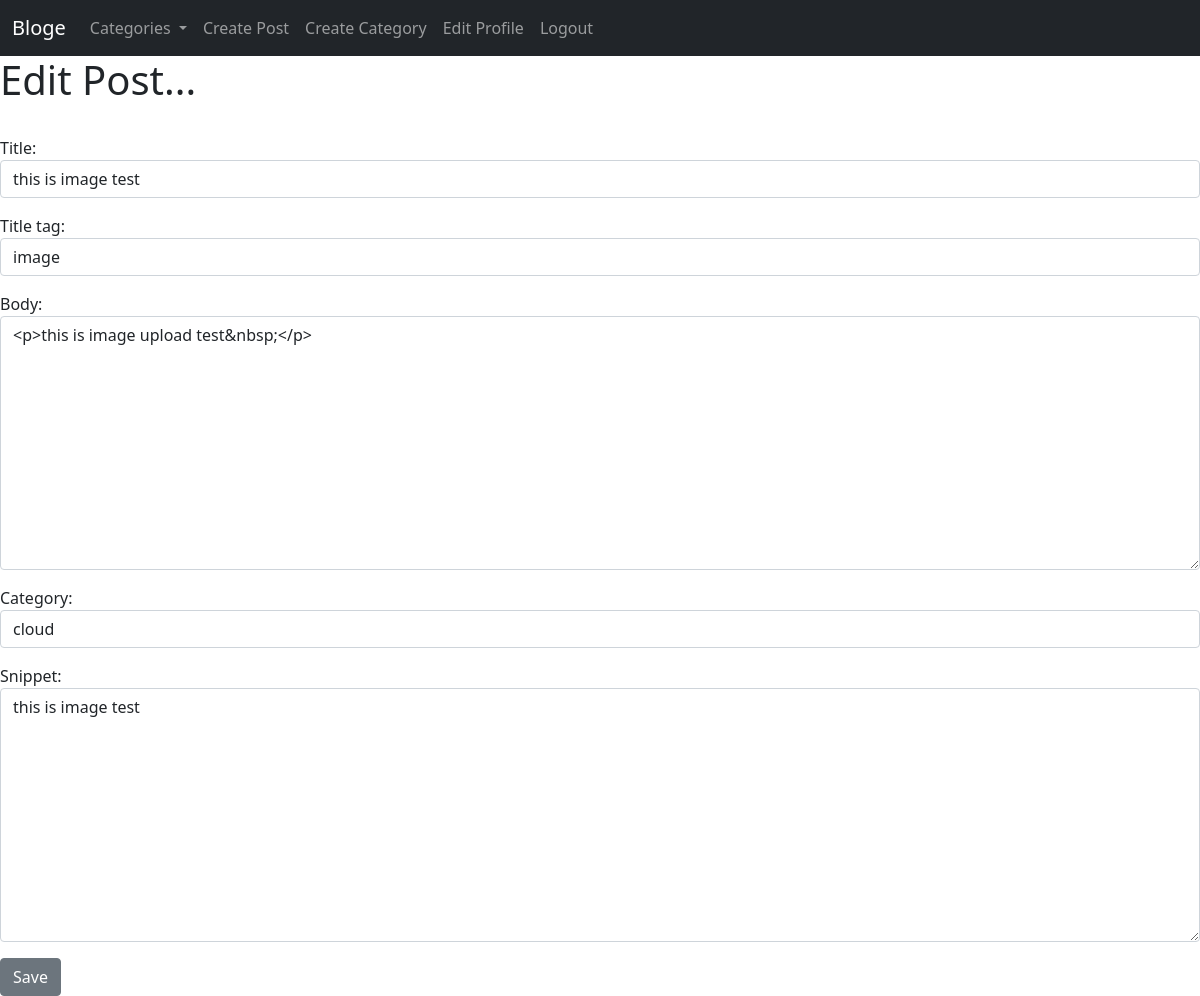
/post/edit/7 (signed in), run on the app's committed database.
### myblog/models.py (models this page shows, shortened)
class Post(models.Model):
    title = models.CharField(max_length=255)
    title_tag = models.CharField(max_length=255)
    header_image=models.ImageField(null=True, blank=True, upload_to="images/")
    author = models.ForeignKey(User, on_delete=models.CASCADE)
    category = models.ForeignKey(Category,
                                 on_delete=models.SET_DEFAULT,
                                 default=1)
    snippet = models.CharField(max_length=255, default="Click Link Above To Read Blog......")
    body = RichTextField(blank=True, null=True)
    post_date = models.DateField(auto_now_add=True)
    likes = models.ManyToManyField(User, related_name='blog_posts')

### myblog/views.py (the view)
# urls.py: path("post/edit/<int:pk>", EditPostView.as_view(), name="edit-post"),
class EditPostView(UpdateView):
    model = Post
    form_class = EditPostForm
    template_name = "post_form/update_post.html"

### myblog/forms.py
class EditPostForm(forms.ModelForm):
    class Meta:
        model = Post
        fields = ("title", "title_tag", "body", "category", "snippet")
        widgets = {
            "title": forms.TextInput(attrs={"class": "form-control"}),
            "title_tag": forms.TextInput(attrs={"class": "form-control"}),
            "category": forms.Select(attrs={"class": "form-control"}),
            "body": forms.Textarea(attrs={"class": "form-control"}),
            "snippet": forms.Textarea(attrs={"class": "form-control"}),
        }

### ablog/context_processors.py (called while the page is built)
def add_variable_to_context(request):
    return {
        "categories": Category.objects.order_by("id").all(),
    }

### myblog/models.py (called while the page is built)
    def __str__(self):
        return self.name

### myblog/templates/post_form/update_post.html (shortened to what this page needs)
{% extends 'base.html' %}
{% block content %}
{% if user.is_authenticated and  user.id == post.author.id %}
<h1>Edit Post...</h1>
<br />
{% include 'post_form/form.html' %}
{% else %} not allowed !!
 {% endif %}
{% endblock %}

### myblog/templates/post_form/form.html (shortened to what this page needs)
<form method="post" enctype="multipart/form-data">
    {{ form.as_p }}
    <button class="btn btn-secondary">Save</button>
</form>

### data on the page
Post: title "this is image test", title_tag "image", body "<p>this is image upload test&nbsp;</p>", category "cloud", snippet "this is image test"
